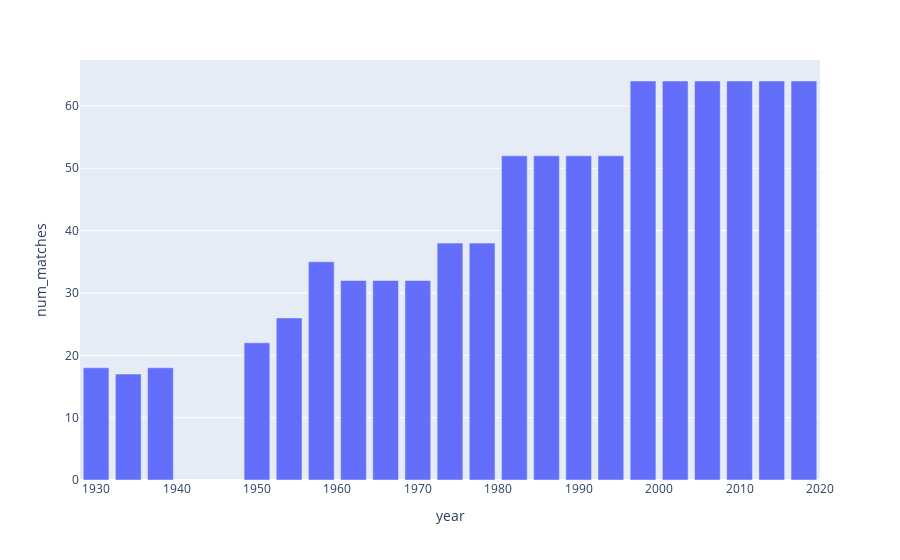

Notebook code cell kept with this figure:
### Code cell
# let's import the plotly express packages to visualise this with a bar chart
import plotly.express as px
px.bar(matches_per_year,x= 'year', y = 'num_matches')

### Figure 1 — Plotly figure (JSON) as saved in the notebook; plotly's stock layout.template omitted (floating-point values rounded to 4 significant figures)
{"data": [{"alignmentgroup": "True", "hovertemplate": "year=%{x}<br>num_matches=%{y}<extra></extra>", "legendgroup": "", "marker": {"color": "#636efa", "pattern": {"shape": ""}}, "name": "", "offsetgroup": "", "orientation": "v", "showlegend": false, "textposition": "auto", "type": "bar", "x": [2018, 2014, 2010, 2006, 2002, 1998, 1982, 1994, 1990, 1986, 1978, 1974, 1958, 1970, 1966, 1962, 1954, 1950, 1938, 1930, 1934], "xaxis": "x", "y": [64, 64, 64, 64, 64, 64, 52, 52, 52, 52, 38, 38, 35, 32, 32, 32, 26, 22, 18, 18, 17], "yaxis": "y"}], "layout": {"barmode": "relative", "legend": {"tracegroupgap": 0}, "margin": {"t": 60}, "xaxis": {"anchor": "y", "domain": [0, 1], "title": {"text": "year"}}, "yaxis": {"anchor": "x", "domain": [0, 1], "title": {"text": "num_matches"}}}}
